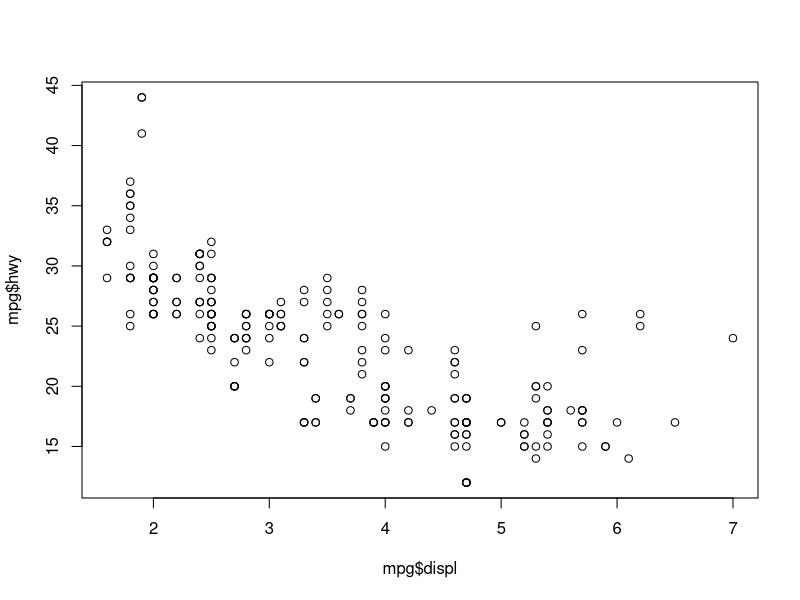
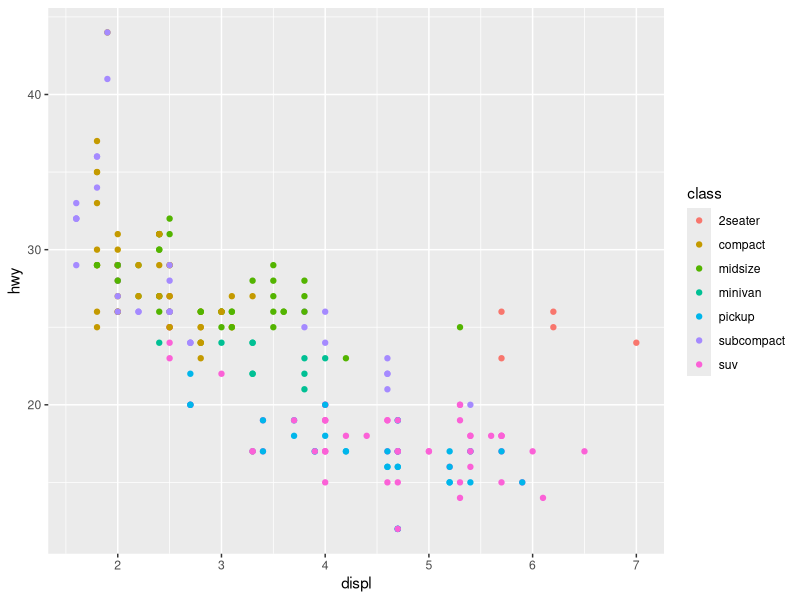
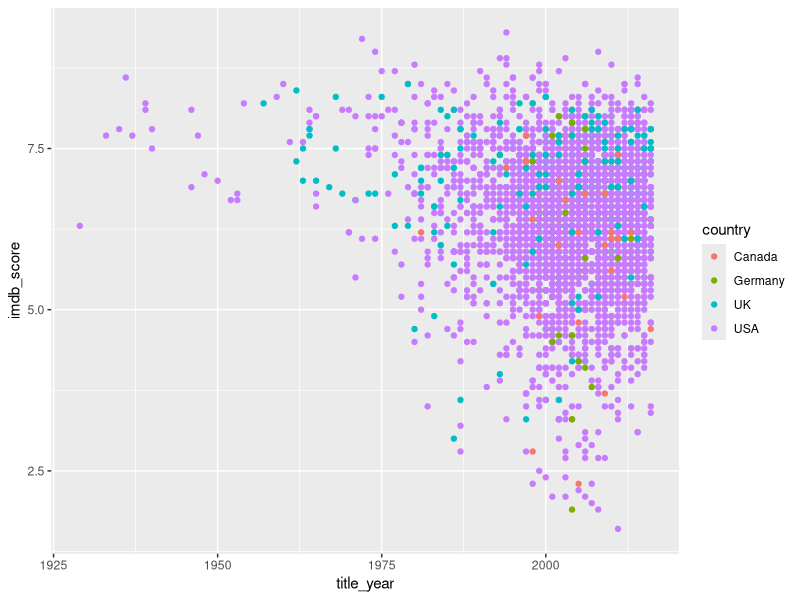
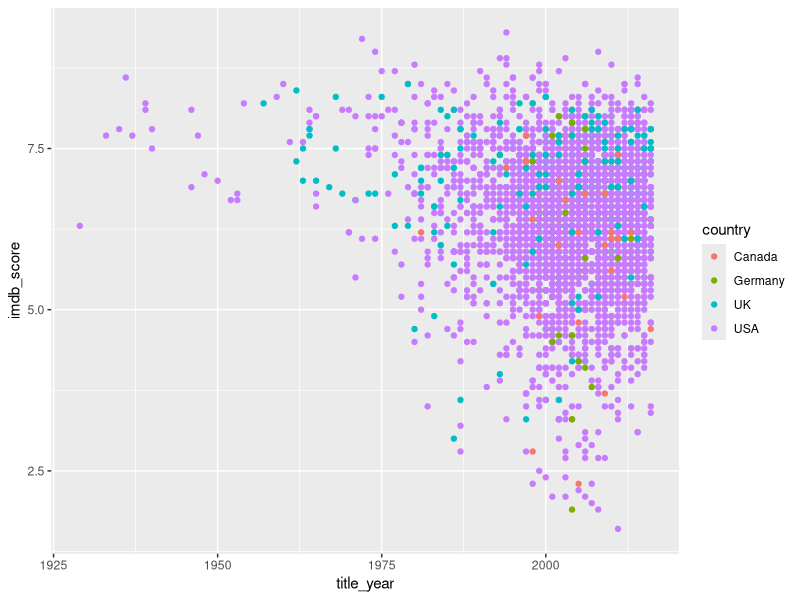
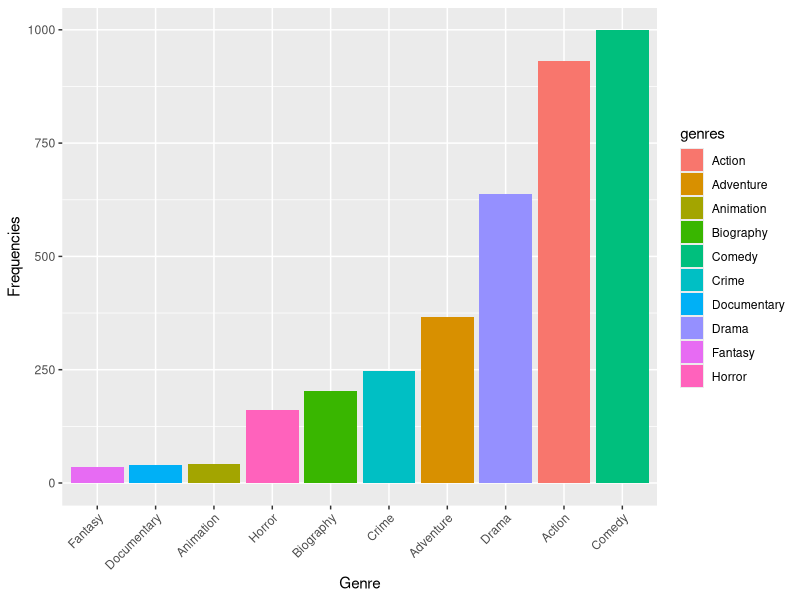
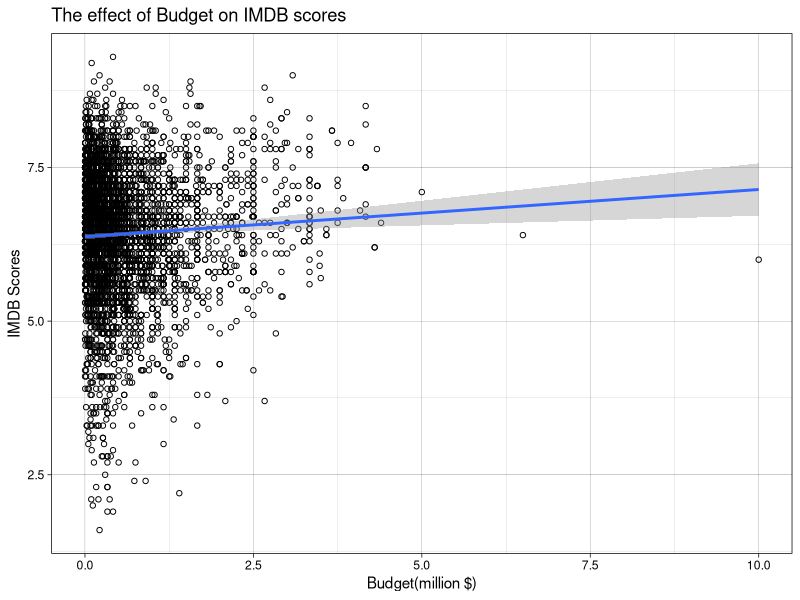
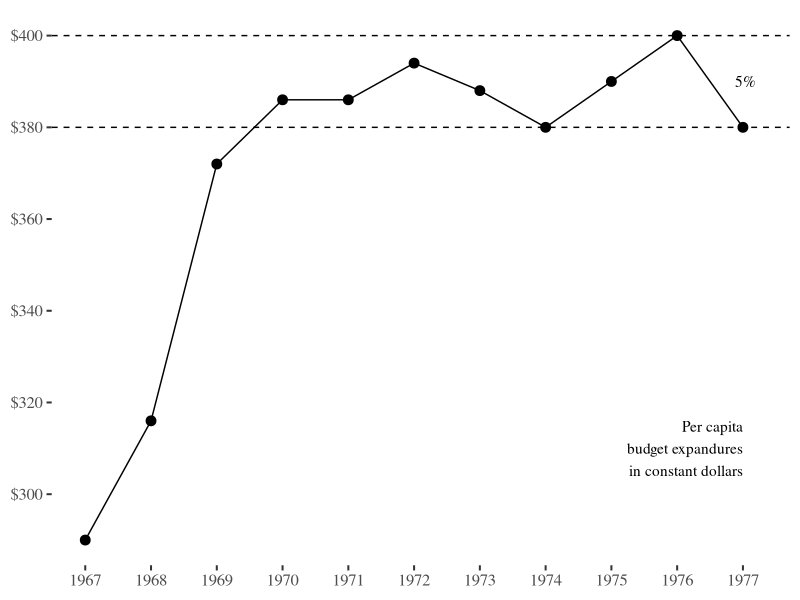
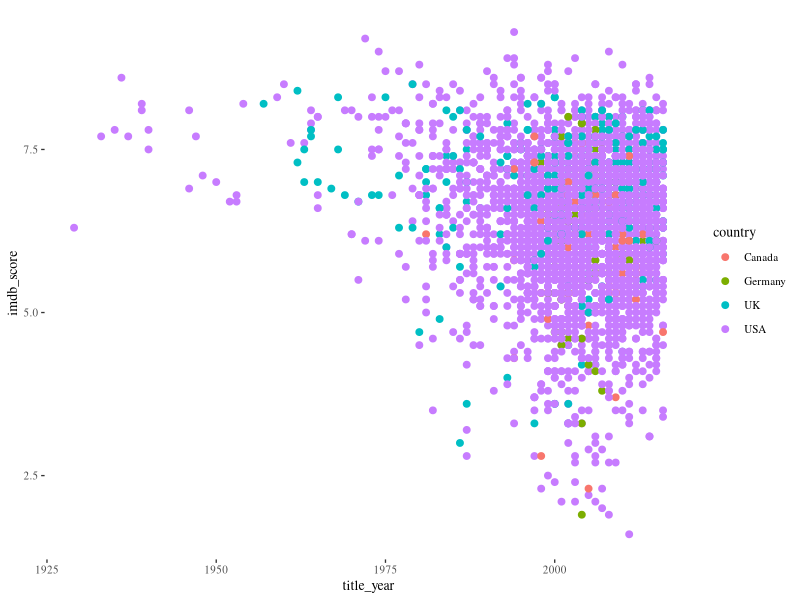

These charts were generated, in order, by the following R code:
## ---- chunk 1
knitr::opts_chunk$set(echo = TRUE)
## ---- chunk 2
A <- 10 
a <- 3
print(paste("A is", A))
print(paste("a is", a))
cat("A and a are equal? = ", A == a)
## ---- chunk 3
myNumbers <- c(1:10)
myNumbers
rep(myNumbers, times = 3)
twice <- rep(myNumbers, each = 2)
twice
## ---- chunk 4
x <- c(1:15)
seq(from = 2, to = 100, by = 2) -> y

sum(x)
min(x) 
max(x)
mean(x)
var(x)
sqrt(x)
sd(x)
length(x)
## ---- chunk 5
library(tidyverse)
library(tufte)
## ---- chunk 6
plot(mpg$displ, mpg$hwy)
ggplot(data = mpg) + geom_point(mapping = aes(x = displ, y = hwy, color = class))
## ---- chunk 7
movies <- read.csv("movies.csv",header=TRUE,sep=",")
head(movies)
tail(movies)
dim(movies)
unique(movies$country)
summary(movies)
## ---- chunk 8
myData <- movies %>% select(country, title_year, imdb_score) %>% 
  filter (imdb_score >= 6 & country == "UK") 

head(myData)

myDataImdb <- movies %>% select(country, title_year, imdb_score) %>% 
  filter(country == "UK" | country == "USA" | country == "Canada" | country == "Germany")

head(myDataImdb)

myDataMean <- movies %>% select(country, imdb_score, title_year) %>% 
  filter(country == "UK" | country == "USA") %>% 
  group_by(country)  %>%  summarise(scoreMean = mean(imdb_score))

myDataMean

## ---- chunk 9
ggplot(data = myDataImdb) + 
  geom_point(mapping = aes(x = title_year, y = imdb_score, color = country))
## ---- chunk 10
ggplot(data = myDataImdb, aes(x = title_year, y = imdb_score)) + 
  geom_point(aes(color = country))
## ---- chunk 11
top10genres <- movies %>% select(genres)  %>% count(genres) %>% top_n(n = 10, wt = n)

genresDisplay <- ggplot(data = top10genres) +
  geom_bar(aes(x = reorder(genres,n), y =n, fill = genres),
           stat = "identity") +
  labs(y = "Frequencies", x = "Genre") 

genresDisplay + theme(axis.text.x = element_text(angle = 45, hjust = 1))

## ---- chunk 12
movies$budget <- scales::rescale(movies$budget, to=c(0,10))

budgetONscore <- ggplot(movies, aes(x = budget, y = imdb_score)) + 
  geom_point(shape = 1) + geom_smooth(method = lm, se = TRUE) +
  labs(x = "Budget(million $)",
       y = "IMDB Scores",
       title = "The effect of Budget on IMDB scores") +
  theme(legend.position = "top",
        plot.title = element_text(hjust=0.5)) +
  theme_linedraw()

budgetONscore

## ---- chunk 13
womenData <- movies %>% select(actor_1_name, imdb_score, genres, title_year) %>% 
  filter(actor_1_name == "Emma Watson" | actor_1_name == "Emma Stone" | actor_1_name == "Anne Hathaway" |
           actor_1_name == "Salma Hayek" | actor_1_name == "Charlize Theron") 

womenDataPlot <- ggplot(data = womenData) + 
  geom_point(aes(x = title_year, y = imdb_score, color = genres,
                 shape = actor_1_name), size = 2) +
  labs(x = "Years",
       y = "IMDB Scores",
       title = "IMDB Scores of Actress in Years",
       color = "Genre",
       shape = "Actresses") +
  theme(legend.position = "top",
        plot.title = element_text(hjust = 0.5)) +
  guides(shape = guide_legend(nrow = 2)) +
  theme_minimal()

## ---- chunk 14
library(ggthemes)
x <- 1967:1977
y <- c(0.5,1.8,4.6,5.3,5.3,5.7,5.4,5,5.5,6,5)
d <- data.frame(x, y)
ggplot(d, aes(x,y)) + geom_line() + geom_point(size=3) + theme_tufte(base_size = 15) +
  theme(axis.title=element_blank()) + geom_hline(yintercept = c(5,6), lty=2) + 
  scale_y_continuous(breaks=seq(1, 6, 1), label=sprintf("$%s",seq(300,400,20))) + 
  scale_x_continuous(breaks=x,label=x) +
  annotate("text", x = c(1977,1977.2), y = c(1.5,5.5), adj=1,  family="serif",
           label = c("Per capita\nbudget expandures\nin constant dollars", "5%"))
## ---- chunk 15
ggplot(myDataImdb, aes(x = title_year, y = imdb_score)) + 
  geom_point(size = 2, aes(color = country)) + 
  theme_tufte(base_family = "serif", base_size = 10) 
